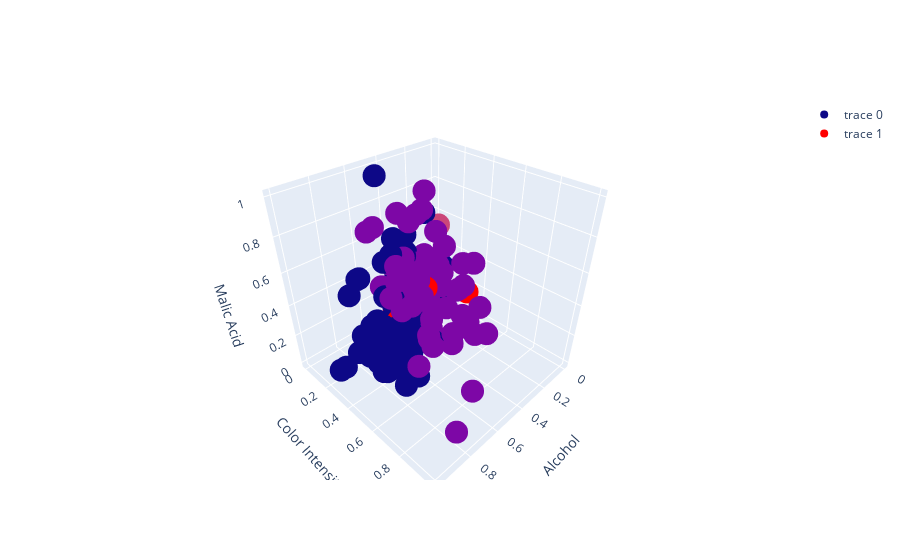

Source (notebook cell):
### Markdown cell above
Let's see it graphically

### Code cell
fig = go.Figure()
fig.add_trace(go.Scatter3d(
    x = df['Alcohol'],
    y = df['Color_Intensity'],
    z = df['Malic_Acid'],
    mode = 'markers',
    marker = dict(color = cluster.labels_.astype(float)),
    text = [0, 1, 2]
))

fig.update_layout(scene = dict(
    xaxis_title = 'Alcohol',
    yaxis_title = 'Color Intensity',
    zaxis_title = 'Malic Acid'
))

centers = pd.DataFrame(cluster.cluster_centers_)
centers.columns = attributes

# Adding the centers
fig.add_trace(go.Scatter3d(
    x = centers['Alcohol'],
    y = centers['Color_Intensity'], 
    z = centers['Malic_Acid'],
    mode = 'markers',                  
    marker = dict(color = 'red'),
    text = [0, 1, 2]
))

fig.show()

### Figure 1 — Plotly figure (JSON) as saved in the notebook; plotly's stock layout.template omitted (floating-point values rounded to 4 significant figures; data arrays with more than 128 entries replaced by an {"elided": "..."} marker saying what was removed)
{"data": [{"marker": {"color": {"elided": "178 int values"}}, "mode": "markers", "text": ["0", "1", "2"], "type": "scatter3d", "x": {"elided": "178 float values"}, "y": {"elided": "178 float values"}, "z": {"elided": "178 float values"}}, {"marker": {"color": "red"}, "mode": "markers", "text": ["0", "1", "2"], "type": "scatter3d", "x": [0.5756, 0.5176, 0.3439, 0.5158, 0.1395], "y": [0.2843, 0.4505, 0.1425, 0.1766, 0.4027], "z": [0.2207, 0.4983, 0.0975, 0.1838, 0.2589]}], "layout": {"scene": {"xaxis": {"title": {"text": "Alcohol"}}, "yaxis": {"title": {"text": "Color Intensity"}}, "zaxis": {"title": {"text": "Malic Acid"}}}}}
